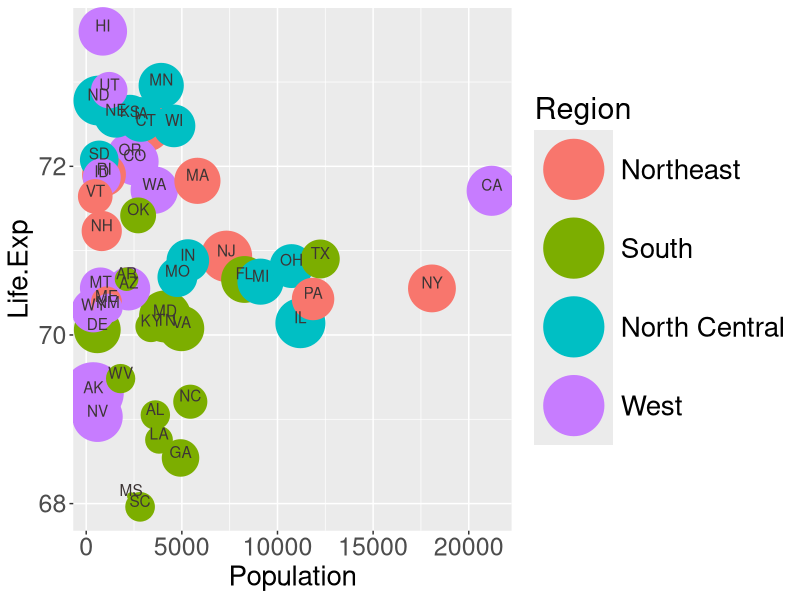

The R script that drew this image: (Note: this script raises an error after producing the figure.)
library(ggplot2)
library(grid)
library(reshape)
library(reshape2)

df <- data.frame(state.x77,
                 State = state.name,
                 Abbrev = state.abb,
                 Region = state.region,
                 Division = state.division)

df$Region <- as.factor(df$Region)
df$Abbrev <- as.factor(df$Abbrev)
df$Division <- as.factor(df$Division)


#bublechart
df<-df[order(df$Income,decreasing=TRUE),]
p<-ggplot(df,aes(x=Population, y =Life.Exp))+geom_point(aes(color= Region, size = Income),alpha=1, position="jitter")
p<-p+scale_size_continuous(range = c(2,20), guide="none")

p<-p+theme(plot.title = element_text(size=24),
           axis.title.x = element_text(size=20),
           axis.title.y = element_text(size=20),
           axis.text.y=element_text(size=18),
           axis.text.x=element_text(size=18),
           legend.title = element_text(size=22),
           legend.text = element_text(size=20)
           #panel.grid.minor = element_blank()
           ) 
p<-p+guides(colour = guide_legend(override.aes = list(size = 20)))

#p<-p+scale_size_area(max_size=20, guide="none")
p<-p+geom_text(aes(label = Abbrev),col="#3D3535", hjust =0.5, vjust=0)
#p<-p+annotate("text",x=(max(df$Income)+min(df$Income))/2,y= max(df$Life.Exp)+1, label = "Circle is the size of Population")
p

#scatteplot
ggpairs(df[,1:8])


#heatmap
processData<-function(dat){
  dat2<-dat
  colnames(dat2)<-gsub("\\."," ", colnames(dat2))
  dat2<-dat2[sapply(dat2, is.numeric)]
  dat2<-rescaler(dat2,type="range")
  dat2$id<-1:nrow(dat)
  dat2<-melt(dat2,"id")
  dat2$id<-factor(dat2$id, levels=1:nrow(dat),ordered=TRUE)
  return(dat2)  
}
df2<-processData(df)
levels(df2$variable)
p<-ggplot(df2)+geom_tile(aes(x=id,y=variable,fill=value))
pallet<-c("#008837","#f7f7f7","#f7f7f7","#7b3294")
p<-p + scale_fill_gradient2(low=pallet[1],mid=pallet[3],high=pallet[4])

#Paralell Coordinate Plot
s=3

colours <- c("#D92121", "#D92121", "#D92121", "#21D921")
ggparcoord(df,columns = c(1,2,3,4,5),groupColumn=11, mapping=aes(size=1))+ geom_line(alpha=0,show_guide=FALSE)+scale_colour_manual(values = colours)


#Scatter Plot Matrix
g<-ggpairs(df,columns=1:5,color="Region")
